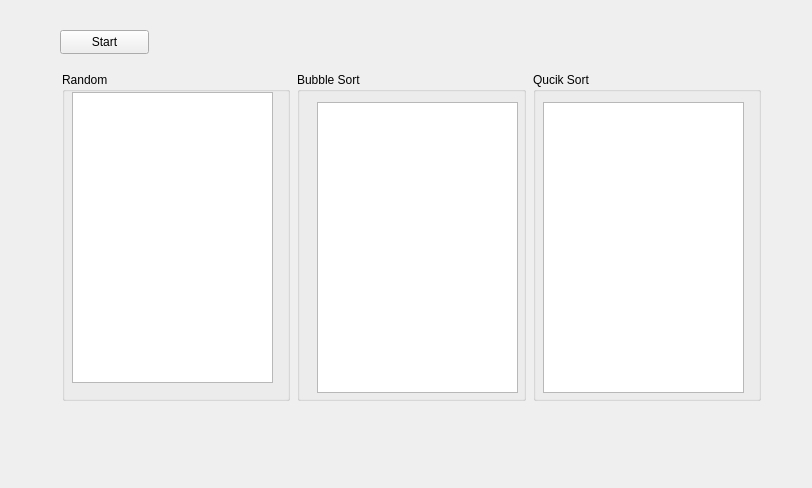
<?xml version="1.0" encoding="UTF-8"?>
<ui version="4.0">
 <class>MainWindow</class>
 <widget class="QMainWindow" name="MainWindow">
  <property name="geometry">
   <rect>
    <x>0</x>
    <y>0</y>
    <width>812</width>
    <height>488</height>
   </rect>
  </property>
  <property name="windowTitle">
   <string>MainWindow</string>
  </property>
  <widget class="QWidget" name="centralWidget">
   <widget class="QGroupBox" name="groupBox">
    <property name="geometry">
     <rect>
      <x>62</x>
      <y>72</y>
      <width>228</width>
      <height>329</height>
     </rect>
    </property>
    <property name="title">
     <string>Random</string>
    </property>
    <widget class="QListWidget" name="numWidget">
     <property name="geometry">
      <rect>
       <x>10</x>
       <y>20</y>
       <width>201</width>
       <height>291</height>
      </rect>
     </property>
    </widget>
   </widget>
   <widget class="QGroupBox" name="groupBox_3">
    <property name="geometry">
     <rect>
      <x>297</x>
      <y>72</y>
      <width>229</width>
      <height>329</height>
     </rect>
    </property>
    <property name="title">
     <string>Bubble Sort</string>
    </property>
    <widget class="QListWidget" name="bubbleWidget">
     <property name="geometry">
      <rect>
       <x>20</x>
       <y>30</y>
       <width>201</width>
       <height>291</height>
      </rect>
     </property>
    </widget>
   </widget>
   <widget class="QGroupBox" name="groupBox_2">
    <property name="geometry">
     <rect>
      <x>533</x>
      <y>72</y>
      <width>228</width>
      <height>329</height>
     </rect>
    </property>
    <property name="title">
     <string>Qucik Sort</string>
    </property>
    <widget class="QListWidget" name="quickWidget">
     <property name="geometry">
      <rect>
       <x>10</x>
       <y>30</y>
       <width>201</width>
       <height>291</height>
      </rect>
     </property>
    </widget>
   </widget>
   <widget class="QPushButton" name="startBtn">
    <property name="geometry">
     <rect>
      <x>60</x>
      <y>30</y>
      <width>89</width>
      <height>24</height>
     </rect>
    </property>
    <property name="text">
     <string>Start</string>
    </property>
   </widget>
  </widget>
 </widget>
 <layoutdefault spacing="6" margin="11"/>
 <resources/>
 <connections/>
</ui>
